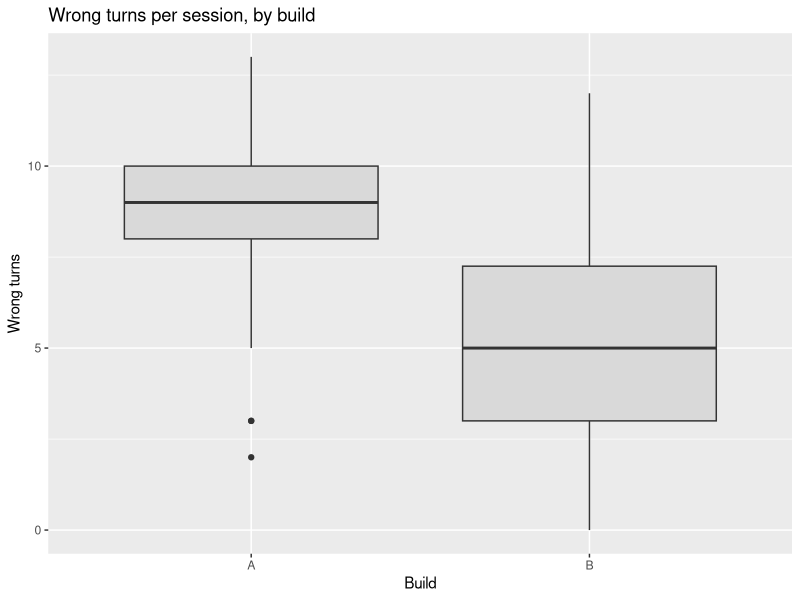
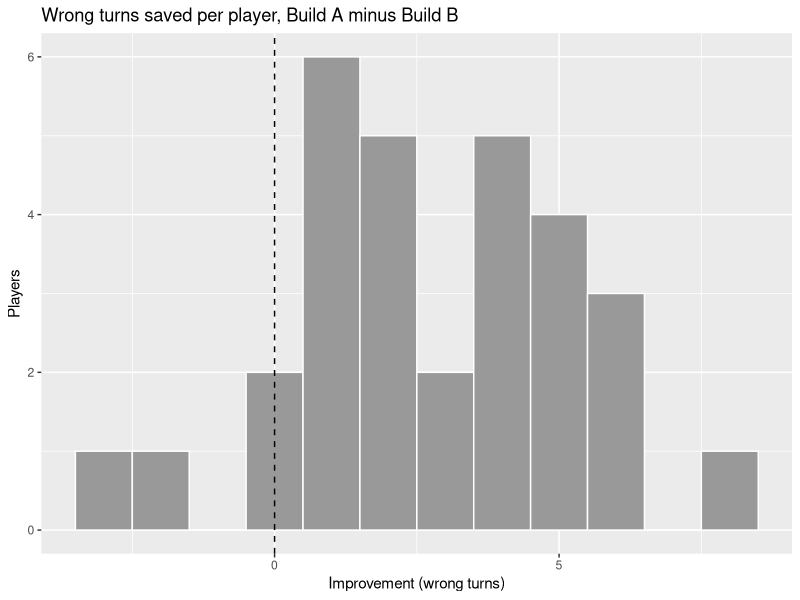
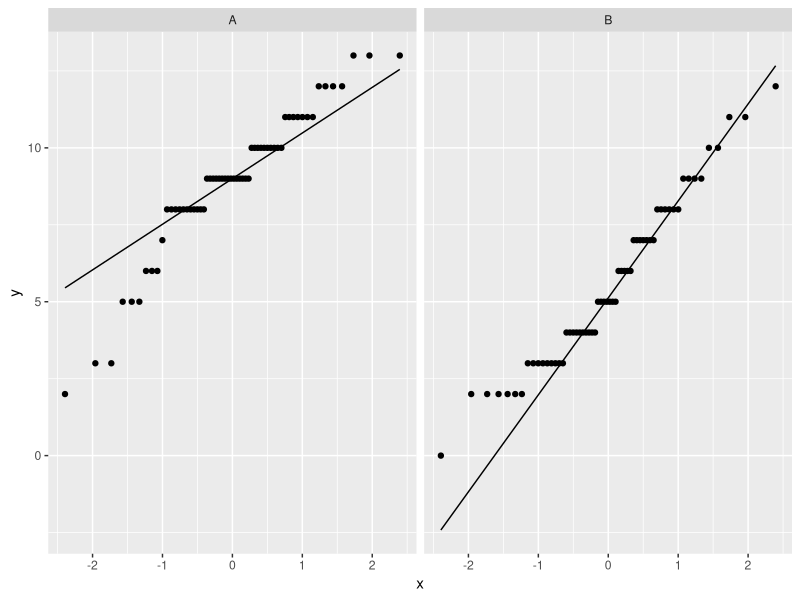

Here is the R script that generated these plots, in order:
## ---- chunk 1
#| label: setup
#| include: false
library(readr)
library(ggplot2)

sessions <- read_csv("data/tidebreak_sessions.csv", show_col_types = FALSE)
paired   <- read_csv("data/tidebreak_paired.csv", show_col_types = FALSE)
frames   <- read_csv("data/tidebreak_frame_times.csv", show_col_types = FALSE)

p_fmt  <- function(p) if (p < 0.001) "p < 0.001" else paste("p =", round(p, 3))
ci_fmt <- function(ci, d = 1) paste(round(ci[1], d), "to", round(ci[2], d))

tt_wt   <- t.test(wrong_turns ~ build, data = sessions)
gap_wt  <- unname(tt_wt$estimate[1] - tt_wt$estimate[2])

tt_diff <- t.test(difficulty ~ build, data = sessions)
gap_dif <- unname(tt_diff$estimate[2] - tt_diff$estimate[1])
ci_dif  <- -rev(tt_diff$conf.int)
tt_dth  <- t.test(deaths ~ build, data = sessions)

tt_enj  <- t.test(enjoyment ~ build, data = sessions)

tt_pair <- t.test(paired$wrong_turns_a, paired$wrong_turns_b, paired = TRUE)
tt_unp  <- t.test(paired$wrong_turns_a, paired$wrong_turns_b)
d_pair  <- paired$wrong_turns_a - paired$wrong_turns_b

atrium  <- frames[frames$zone == "Atrium", ]
tt_atr  <- t.test(ms ~ build, data = atrium)
gap_atr <- unname(tt_atr$estimate[1] - tt_atr$estimate[2])

per_player <- aggregate(wrong_turns ~ player_id + build, data = sessions, FUN = mean)
tt_player  <- t.test(wrong_turns ~ build, data = per_player)

n_players <- length(unique(sessions$player_id))
n_per     <- unique(as.vector(table(sessions$player_id)))

wt_out <- tapply(sessions$wrong_turns, sessions$build,
                 function(x) length(boxplot.stats(x)$out))

stopifnot(tt_wt$p.value < 0.001, tt_wt$conf.int[1] > 0,
          tt_diff$p.value < 0.05, gap_dif > 0, gap_dif < 0.5, ci_dif[1] < 0.1,
          tt_dth$p.value > 0.5,
          tt_enj$p.value > 0.5, max(abs(tt_enj$conf.int)) < 0.5,
          tt_pair$p.value < 0.001,
          diff(tt_pair$conf.int) < diff(tt_unp$conf.int),
          tt_atr$p.value < 0.001, abs(gap_atr) < 0.5,
          tt_player$p.value < 0.001,
          isTRUE(all.equal(unname(diff(rev(tt_player$estimate))), gap_wt)),
          length(n_per) == 1,
          all(boxplot.stats(sessions$wrong_turns[sessions$build == "A"])$out <
                median(sessions$wrong_turns[sessions$build == "A"])))
## ---- chunk 2
#| label: sampling-variability
#| include: false
set.seed(2026)
resampled <- replicate(6, {
  a <- sample(sessions$wrong_turns[sessions$build == "A"], 15)
  b <- sample(sessions$wrong_turns[sessions$build == "B"], 15)
  mean(a) - mean(b)
})
## ---- chunk 3
#| label: worked-visualise
#| fig-height: 3
ggplot(sessions, aes(x = build, y = wrong_turns)) +
  geom_boxplot(fill = "grey85") +
  labs(title = "Wrong turns per session, by build", x = "Build", y = "Wrong turns")
## ---- chunk 4
#| label: demo-load
library(readr)
library(ggplot2)

sessions <- read_csv("data/tidebreak_sessions.csv", show_col_types = FALSE)
paired   <- read_csv("data/tidebreak_paired.csv", show_col_types = FALSE)
## ---- chunk 5
#| label: demo-describe
tapply(sessions$wrong_turns, sessions$build, mean)
tapply(sessions$wrong_turns, sessions$build, sd)
## ---- chunk 6
#| label: demo-ttest
result <- t.test(wrong_turns ~ build, data = sessions)
result
## ---- chunk 7
#| label: demo-ttest-parts
result$estimate
result$conf.int
result$p.value
## ---- chunk 8
#| label: demo-paired
t.test(paired$wrong_turns_a, paired$wrong_turns_b, paired = TRUE)
## ---- chunk 9
#| label: demo-paired-wrong
t.test(paired$wrong_turns_a, paired$wrong_turns_b)
## ---- chunk 10
#| label: demo-paired-plot
#| fig-height: 3
paired$improvement <- paired$wrong_turns_a - paired$wrong_turns_b

ggplot(paired, aes(x = improvement)) +
  geom_histogram(binwidth = 1, fill = "grey60", colour = "white") +
  geom_vline(xintercept = 0, linetype = "dashed") +
  labs(title = "Wrong turns saved per player, Build A minus Build B",
       x = "Improvement (wrong turns)", y = "Players")
## ---- chunk 11
#| label: demo-qq
#| fig-height: 3
ggplot(sessions, aes(sample = wrong_turns)) +
  stat_qq() +
  stat_qq_line() +
  facet_wrap(~ build)
## ---- chunk 12
#| label: demo-per-player
per_player <- aggregate(wrong_turns ~ player_id + build,
                        data = sessions, FUN = mean)
nrow(per_player)
t.test(wrong_turns ~ build, data = per_player)
## ---- chunk 13
#| label: practice-enjoyment
t.test(enjoyment ~ build, data = sessions)
## ---- chunk 14
#| label: practice-paired
t.test(paired$wrong_turns_a, paired$wrong_turns_b, paired = TRUE)$conf.int
t.test(paired$wrong_turns_a, paired$wrong_turns_b)$conf.int
cor(paired$wrong_turns_a, paired$wrong_turns_b)
## ---- chunk 15
#| label: practice-minutes
t.test(session_minutes ~ build, data = sessions)
## ---- chunk 16
#| label: practice-minutes-numbers
#| include: false
tt_min <- t.test(session_minutes ~ build, data = sessions)
ci_min <- -rev(tt_min$conf.int)
